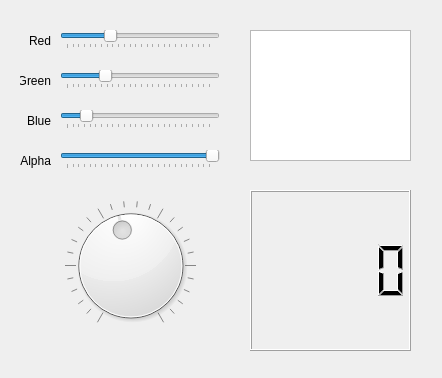
<?xml version="1.0" encoding="UTF-8"?>
<ui version="4.0">
 <class>QSliderDemoClass</class>
 <widget class="QDialog" name="QSliderDemoClass">
  <property name="geometry">
   <rect>
    <x>0</x>
    <y>0</y>
    <width>442</width>
    <height>378</height>
   </rect>
  </property>
  <property name="windowTitle">
   <string>QSliderDemo</string>
  </property>
  <widget class="QSlider" name="hsRed">
   <property name="geometry">
    <rect>
     <x>60</x>
     <y>30</y>
     <width>160</width>
     <height>19</height>
    </rect>
   </property>
   <property name="maximum">
    <number>255</number>
   </property>
   <property name="value">
    <number>75</number>
   </property>
   <property name="orientation">
    <enum>Qt::Horizontal</enum>
   </property>
   <property name="tickPosition">
    <enum>QSlider::TicksBelow</enum>
   </property>
  </widget>
  <widget class="QSlider" name="hsGreen">
   <property name="geometry">
    <rect>
     <x>60</x>
     <y>70</y>
     <width>160</width>
     <height>19</height>
    </rect>
   </property>
   <property name="maximum">
    <number>255</number>
   </property>
   <property name="value">
    <number>67</number>
   </property>
   <property name="orientation">
    <enum>Qt::Horizontal</enum>
   </property>
   <property name="tickPosition">
    <enum>QSlider::TicksBelow</enum>
   </property>
  </widget>
  <widget class="QSlider" name="hsBlue">
   <property name="geometry">
    <rect>
     <x>60</x>
     <y>110</y>
     <width>160</width>
     <height>19</height>
    </rect>
   </property>
   <property name="maximum">
    <number>255</number>
   </property>
   <property name="value">
    <number>34</number>
   </property>
   <property name="orientation">
    <enum>Qt::Horizontal</enum>
   </property>
   <property name="tickPosition">
    <enum>QSlider::TicksBelow</enum>
   </property>
  </widget>
  <widget class="QSlider" name="hsAlpha">
   <property name="geometry">
    <rect>
     <x>60</x>
     <y>150</y>
     <width>160</width>
     <height>19</height>
    </rect>
   </property>
   <property name="maximum">
    <number>255</number>
   </property>
   <property name="value">
    <number>255</number>
   </property>
   <property name="orientation">
    <enum>Qt::Horizontal</enum>
   </property>
   <property name="tickPosition">
    <enum>QSlider::TicksBelow</enum>
   </property>
  </widget>
  <widget class="QLabel" name="label">
   <property name="geometry">
    <rect>
     <x>20</x>
     <y>30</y>
     <width>31</width>
     <height>21</height>
    </rect>
   </property>
   <property name="text">
    <string>Red</string>
   </property>
   <property name="alignment">
    <set>Qt::AlignRight|Qt::AlignTrailing|Qt::AlignVCenter</set>
   </property>
  </widget>
  <widget class="QLabel" name="label_2">
   <property name="geometry">
    <rect>
     <x>20</x>
     <y>70</y>
     <width>31</width>
     <height>21</height>
    </rect>
   </property>
   <property name="text">
    <string>Green</string>
   </property>
   <property name="alignment">
    <set>Qt::AlignRight|Qt::AlignTrailing|Qt::AlignVCenter</set>
   </property>
  </widget>
  <widget class="QLabel" name="label_3">
   <property name="geometry">
    <rect>
     <x>20</x>
     <y>110</y>
     <width>31</width>
     <height>21</height>
    </rect>
   </property>
   <property name="text">
    <string>Blue</string>
   </property>
   <property name="alignment">
    <set>Qt::AlignRight|Qt::AlignTrailing|Qt::AlignVCenter</set>
   </property>
  </widget>
  <widget class="QLabel" name="label_4">
   <property name="geometry">
    <rect>
     <x>20</x>
     <y>150</y>
     <width>31</width>
     <height>21</height>
    </rect>
   </property>
   <property name="text">
    <string>Alpha</string>
   </property>
   <property name="alignment">
    <set>Qt::AlignRight|Qt::AlignTrailing|Qt::AlignVCenter</set>
   </property>
  </widget>
  <widget class="QDial" name="diContorl">
   <property name="geometry">
    <rect>
     <x>40</x>
     <y>200</y>
     <width>181</width>
     <height>131</height>
    </rect>
   </property>
   <property name="maximum">
    <number>999</number>
   </property>
   <property name="singleStep">
    <number>10</number>
   </property>
   <property name="pageStep">
    <number>100</number>
   </property>
   <property name="value">
    <number>456</number>
   </property>
   <property name="invertedAppearance">
    <bool>false</bool>
   </property>
   <property name="invertedControls">
    <bool>false</bool>
   </property>
   <property name="wrapping">
    <bool>false</bool>
   </property>
   <property name="notchesVisible">
    <bool>true</bool>
   </property>
  </widget>
  <widget class="QLCDNumber" name="lcdNum">
   <property name="geometry">
    <rect>
     <x>250</x>
     <y>190</y>
     <width>161</width>
     <height>161</height>
    </rect>
   </property>
  </widget>
  <widget class="QTextEdit" name="textEdit">
   <property name="geometry">
    <rect>
     <x>250</x>
     <y>30</y>
     <width>161</width>
     <height>131</height>
    </rect>
   </property>
  </widget>
 </widget>
 <layoutdefault spacing="6" margin="11"/>
 <resources>
  <include location="QSliderDemo.qrc"/>
 </resources>
 <connections>
  <connection>
   <sender>hsAlpha</sender>
   <signal>valueChanged(int)</signal>
   <receiver>QSliderDemoClass</receiver>
   <slot>on_color_select()</slot>
   <hints>
    <hint type="sourcelabel">
     <x>140</x>
     <y>162</y>
    </hint>
    <hint type="destinationlabel">
     <x>237</x>
     <y>100</y>
    </hint>
   </hints>
  </connection>
  <connection>
   <sender>hsBlue</sender>
   <signal>valueChanged(int)</signal>
   <receiver>QSliderDemoClass</receiver>
   <slot>on_color_select()</slot>
   <hints>
    <hint type="sourcelabel">
     <x>180</x>
     <y>121</y>
    </hint>
    <hint type="destinationlabel">
     <x>239</x>
     <y>143</y>
    </hint>
   </hints>
  </connection>
  <connection>
   <sender>hsGreen</sender>
   <signal>valueChanged(int)</signal>
   <receiver>QSliderDemoClass</receiver>
   <slot>on_color_select()</slot>
   <hints>
    <hint type="sourcelabel">
     <x>145</x>
     <y>77</y>
    </hint>
    <hint type="destinationlabel">
     <x>238</x>
     <y>70</y>
    </hint>
   </hints>
  </connection>
  <connection>
   <sender>hsRed</sender>
   <signal>valueChanged(int)</signal>
   <receiver>QSliderDemoClass</receiver>
   <slot>on_color_select()</slot>
   <hints>
    <hint type="sourcelabel">
     <x>152</x>
     <y>44</y>
    </hint>
    <hint type="destinationlabel">
     <x>237</x>
     <y>41</y>
    </hint>
   </hints>
  </connection>
  <connection>
   <sender>diContorl</sender>
   <signal>valueChanged(int)</signal>
   <receiver>QSliderDemoClass</receiver>
   <slot>on_contorl_select()</slot>
   <hints>
    <hint type="sourcelabel">
     <x>120</x>
     <y>270</y>
    </hint>
    <hint type="destinationlabel">
     <x>236</x>
     <y>262</y>
    </hint>
   </hints>
  </connection>
 </connections>
 <slots>
  <slot>on_color_select()</slot>
  <slot>on_contorl_select()</slot>
 </slots>
</ui>
